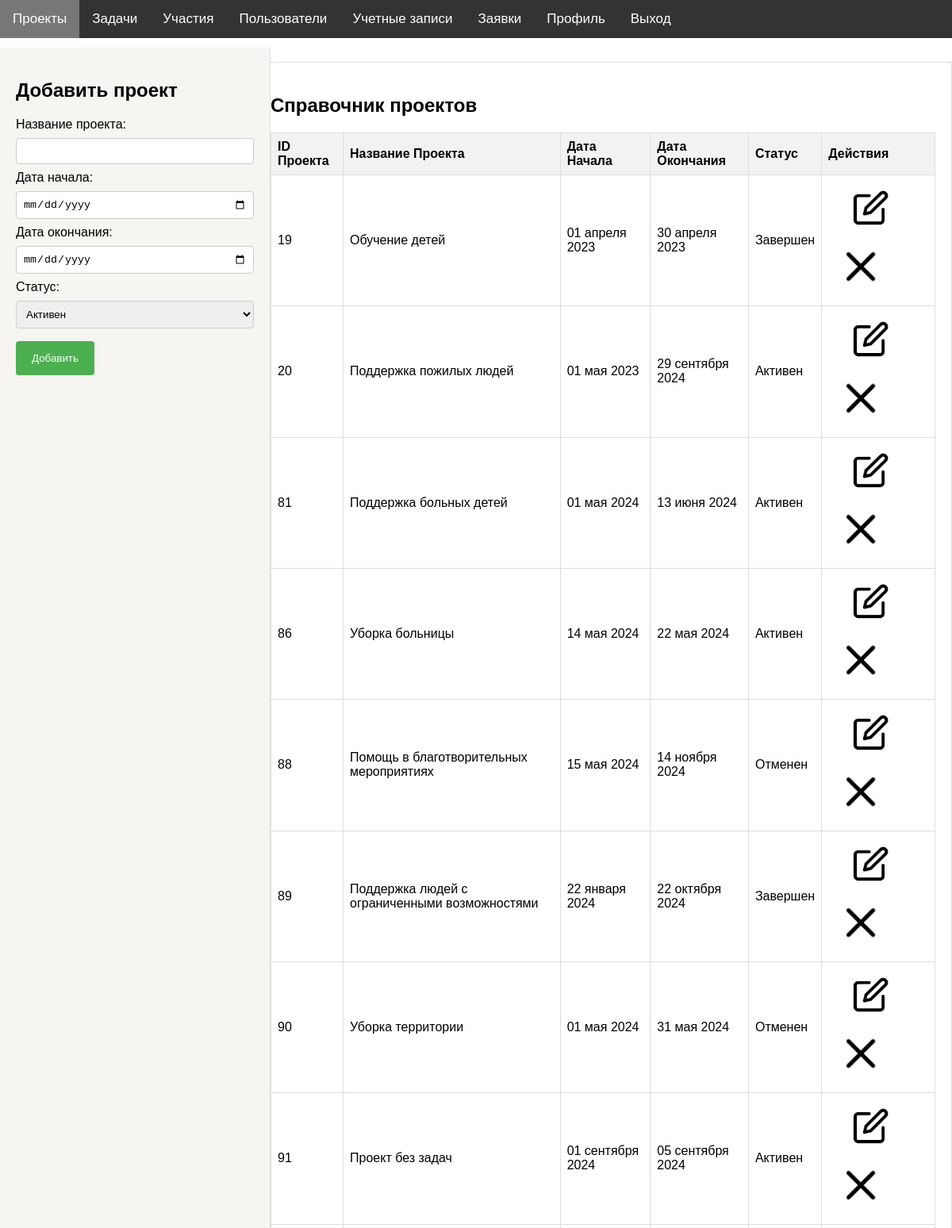
Screenshot of /adminform.php (signed in) with the database file from the repository.
### tables this page shows
CREATE TABLE `projects` (
  `ProjectID` int(11) NOT NULL AUTO_INCREMENT,
  `ProjectName` varchar(50) DEFAULT NULL,
  `StartDate` date DEFAULT NULL,
  `EndDate` date DEFAULT NULL,
  `Status` varchar(50) DEFAULT NULL,
  PRIMARY KEY (`ProjectID`)
);

### func/function.php (called while the page is built, shortened)
<?php
function formatDate($date) {
    $timestamp = strtotime($date);
    $day = date('d', $timestamp);
    $month = date('m', $timestamp);
    $year = date('Y', $timestamp);
    $months = [
        1 => 'января', 2 => 'февраля', 3 => 'марта', 4 => 'апреля', 5 => 'мая', 6 => 'июня',
        7 => 'июля', 8 => 'августа', 9 => 'сентября', 10 => 'октября', 11 => 'ноября', 12 => 'декабря'
    ];
    $formattedDate = $day . ' ' . $months[(int)$month] . ' ' . $year;
    return $formattedDate;
}
function fetchAll($query) {
    global $connect;
    $result = mysqli_query($connect, $query);
    $data = [];
    while ($row = mysqli_fetch_assoc($result)) {
        $data[] = $row;
    }
    return $data;
}

### adminform.php (the view, shortened to what this page needs)
<?php
include 'func\db_connection.php';
include 'func\function.php';
$projectsQuery = "SELECT * FROM projects";
$projects = fetchAll($projectsQuery);
?>
// Closing the database connection
mysqli_close($connect);
?>
<!DOCTYPE html>
<html lang="en">
<head>
    <link rel="stylesheet" href="adminstyle.css">
</head>
<body>
<div class="tab">
    <button class="tablinks" onclick="openTab(event, 'projects')" id="projectsTabButton">Проекты</button>
    <button class="tablinks" onclick="openTab(event, 'tasks')" id="tasksTabButton">Задачи</button>
    <button class="tablinks" onclick="openTab(event, 'usersTab')" id="usersTabButton">Участия</button>
    <button class="tablinks" onclick="openTab(event, 'userCredentialsTab')" id="userCredentialsButton">Пользователи</button>
    <button class="tablinks" onclick="openTab(event, 'userlogTab')" id="userlogButton">Учетные записи</button>
    <button class="tablinks" onclick="openTab(event, 'requestsTab')" id="requestsTabButton">Заявки</button>
    <button class="tablinks" onclick="openTab(event, 'profile')" id="profileTabButton">Профиль</button>
    <form method="post" action="index.php">
        <button type="submit" class="logout-button">Выход</button>
    </form>
</div>
    <div id="projects" class="tabcontent">
        <div class="form-container">
            <h2>Добавить проект</h2>
            <form method="post" action="admin/add_project.php">
                <label for="projectName">Название проекта:</label>
                <input type="text" id="projectName" name="projectName" required>
                <label for="startDate">Дата начала:</label>
                <input type="date" id="startDate" name="startDate" required>
                <label for="endDate">Дата окончания:</label>
                <input type="date" id="endDate" name="endDate" required>
                <label for="status">Статус:</label>
                <select id="status" name="status" required>
                    <option value="Активен">Активен</option>
                </select>
                <button class="addbt" type="submit" >Добавить</button>
            </form>
        </div>
        <div class="directory" id="projectsTable">
            <h2>Справочник проектов</h2>
            <table>
                <thead>
                    <tr>
                        <th>ID Проекта</th>
                        <th>Название Проекта</th>
                        <th>Дата Начала</th>
                        <th>Дата Окончания</th>
                        <th>Статус</th>
                        <th>Действия</th>
                    </tr>
                </thead>
                <tbody>
                    <?php if (!empty($projects)): ?>
                        <?php foreach ($projects as $project): ?>
                            <tr>
                                <td><?php echo $project['ProjectID']; ?></td>
                                <td><?php echo $project['ProjectName']; ?></td>
                                <td><?php echo formatDate($project['StartDate']); ?></td>
                                <td><?php echo formatDate($project['EndDate']); ?></td>
                                <td><?php echo $project['Status']; ?></td>
                                <td>
                                <button class="action-button" onclick="editProject(this, <?php echo $project['ProjectID']; ?>, '<?php echo htmlspecialchars($project['ProjectName'], ENT_QUOTES); ?>', '<?php echo $project['StartDate']; ?>', '<?php echo $project['EndDate']; ?>', '<?php echo $project['Status']; ?>')">
                                <img src="ico/ed.png" alt="Edit"  style="width: 3vh; height: 3vh; margin: 0px; margin-left:20px">
                    </button>
                    <button class="action-button DLT" onclick="deleteProject(<?php echo $project['ProjectID']; ?>)">
                    <img src="ico/dl.png" alt="Delete" style="width: 4vh; height: 4vh; margin: 0px">
                    </button>
                                </td>
                            </tr>
                        <?php endforeach; ?>
                    <?php else: ?>
                        <tr>
                            <td colspan="6">Нет данных о проектах.</td>
                        </tr>
                    <?php endif; ?>
                </tbody>
            </table>
        </div>
    </div>
</body>
</html>

### adminstyle.css (style rules this page uses)
body { font-family: 'Arial', sans-serif; background-color: white; margin: 0; padding: 0; }
.tab { width: 100%; position: fixed; top: 0; left: 0; overflow: hidden; background-color: #333; z-index: 1000; }
.tab button { background-color: inherit; float: left; border: none; outline: none; cursor: pointer; padding: 14px 16px; transition: 0.3s; font-size: 17px; color: white; }
.tab button.active { background-color: #777; }
.tabcontent { padding-top: 60px; margin-left: 320px; height: calc(100vh - 60px); overflow: auto; }
.form-container { position: fixed; top: 60px; left: 0; width: 300px; height: calc(100vh - 60px); overflow-y: auto; padding: 20px; background-color: #F6F5F2; border-right: 1px solid #ddd; z-index: 100; }
.directory { padding: 20px; overflow-x: auto; background-color: #fff; border: 1px solid #ddd; height: calc(100vh - 60px); box-sizing: border-box; }
input[type="text"], input[type="date"], input[type="email"], select, textarea { width: 100%; padding: 8px; margin: 8px 0; display: inline-block; border: 1px solid #ccc; border-radius: 4px; box-sizing: border-box; }
button.addbt, button.savech { width: -5%; background-color: #4CAF50; color: white; padding: 14px 20px; margin: 8px 0; border: none; border-radius: 4px; cursor: pointer; }
.action-button, .DLT { border: none; background: none; cursor: pointer; }
table { width: 100%; border-collapse: collapse; margin-top: 20px; }
th, td { border: 1px solid #ddd; text-align: left; padding: 8px; }
th { background-color: #f2f2f2; }
.action-button img, .action-button.DLT img { width: 20px; height: 20px; vertical-align: middle; }
.action-button, .action-button.DLT { padding: 10px; border: none; background-color: transparent; cursor: pointer; }

### rows the page displays
projects: ProjectID "19", ProjectName "Обучение детей", StartDate "01 апреля 2023", EndDate "30 апреля 2023", Status "Завершен"
projects: ProjectID "20", ProjectName "Поддержка пожилых людей", StartDate "01 мая 2023", EndDate "29 сентября 2024", Status "Активен"
projects: ProjectID "81", ProjectName "Поддержка больных детей", StartDate "01 мая 2024", EndDate "13 июня 2024", Status "Активен"
projects: ProjectID "86", ProjectName "Уборка больницы", StartDate "14 мая 2024", EndDate "22 мая 2024", Status "Активен"
projects: ProjectID "88", ProjectName "Помощь в благотворительных мероприятиях", StartDate "15 мая 2024", EndDate "14 ноября 2024", Status "Отменен"
projects: ProjectID "89", ProjectName "Поддержка людей с ограниченными возможностями", StartDate "22 января 2024", EndDate "22 октября 2024", Status "Завершен"
projects: ProjectID "90", ProjectName "Уборка территории", StartDate "01 мая 2024", EndDate "31 мая 2024", Status "Отменен"
projects: ProjectID "91", ProjectName "Проект без задач", StartDate "01 сентября 2024", EndDate "05 сентября 2024", Status "Активен"

### other values shown
json_encode(['success' => false, 'message' => 'Invalid request']) "{\"success\":false,\"message\":\"Invalid request\"}"
